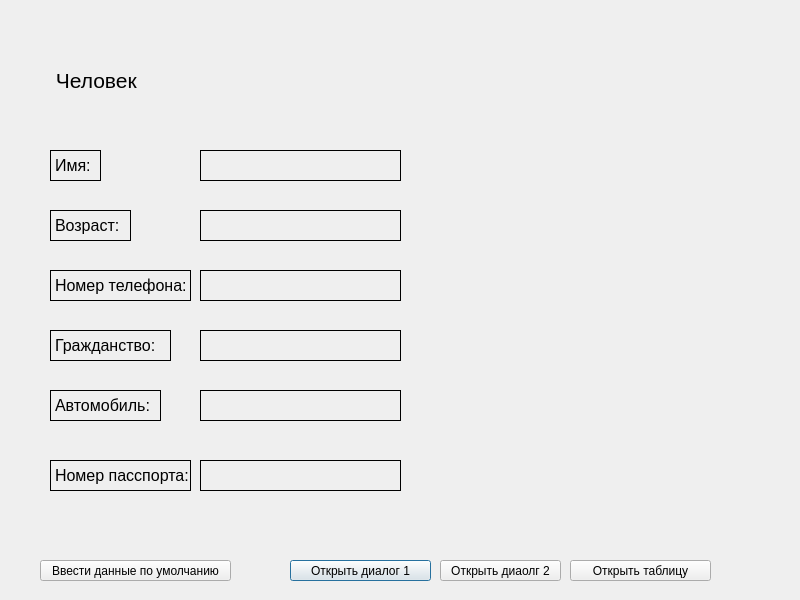
<?xml version="1.0" encoding="UTF-8"?>
<ui version="4.0">
 <class>Dialog</class>
 <widget class="QDialog" name="Dialog">
  <property name="geometry">
   <rect>
    <x>0</x>
    <y>0</y>
    <width>800</width>
    <height>600</height>
   </rect>
  </property>
  <property name="windowTitle">
   <string>Dialog</string>
  </property>
  <property name="autoFillBackground">
   <bool>false</bool>
  </property>
  <property name="modal">
   <bool>true</bool>
  </property>
  <widget class="QLabel" name="label">
   <property name="geometry">
    <rect>
     <x>50</x>
     <y>30</y>
     <width>331</width>
     <height>101</height>
    </rect>
   </property>
   <property name="font">
    <font>
     <pointsize>16</pointsize>
    </font>
   </property>
   <property name="text">
    <string> Человек</string>
   </property>
   <property name="wordWrap">
    <bool>false</bool>
   </property>
  </widget>
  <widget class="QLabel" name="label_2">
   <property name="geometry">
    <rect>
     <x>50</x>
     <y>150</y>
     <width>51</width>
     <height>31</height>
    </rect>
   </property>
   <property name="font">
    <font>
     <pointsize>12</pointsize>
    </font>
   </property>
   <property name="frameShape">
    <enum>QFrame::Box</enum>
   </property>
   <property name="text">
    <string>Имя:</string>
   </property>
  </widget>
  <widget class="QLabel" name="label_3">
   <property name="geometry">
    <rect>
     <x>50</x>
     <y>210</y>
     <width>81</width>
     <height>31</height>
    </rect>
   </property>
   <property name="font">
    <font>
     <pointsize>12</pointsize>
    </font>
   </property>
   <property name="frameShape">
    <enum>QFrame::Box</enum>
   </property>
   <property name="text">
    <string>Возраст:</string>
   </property>
  </widget>
  <widget class="QLabel" name="label_4">
   <property name="geometry">
    <rect>
     <x>50</x>
     <y>270</y>
     <width>141</width>
     <height>31</height>
    </rect>
   </property>
   <property name="font">
    <font>
     <pointsize>12</pointsize>
    </font>
   </property>
   <property name="frameShape">
    <enum>QFrame::Box</enum>
   </property>
   <property name="text">
    <string>Номер телефона:</string>
   </property>
  </widget>
  <widget class="QLabel" name="label_5">
   <property name="geometry">
    <rect>
     <x>50</x>
     <y>330</y>
     <width>121</width>
     <height>31</height>
    </rect>
   </property>
   <property name="font">
    <font>
     <pointsize>12</pointsize>
    </font>
   </property>
   <property name="frameShape">
    <enum>QFrame::Box</enum>
   </property>
   <property name="text">
    <string>Гражданство:</string>
   </property>
  </widget>
  <widget class="QLabel" name="label_6">
   <property name="geometry">
    <rect>
     <x>50</x>
     <y>390</y>
     <width>111</width>
     <height>31</height>
    </rect>
   </property>
   <property name="font">
    <font>
     <pointsize>12</pointsize>
    </font>
   </property>
   <property name="frameShape">
    <enum>QFrame::Box</enum>
   </property>
   <property name="text">
    <string>Автомобиль:</string>
   </property>
  </widget>
  <widget class="QLabel" name="label_7">
   <property name="geometry">
    <rect>
     <x>50</x>
     <y>460</y>
     <width>141</width>
     <height>31</height>
    </rect>
   </property>
   <property name="font">
    <font>
     <pointsize>12</pointsize>
    </font>
   </property>
   <property name="frameShape">
    <enum>QFrame::Box</enum>
   </property>
   <property name="text">
    <string>Номер пасспорта:</string>
   </property>
  </widget>
  <widget class="QLabel" name="label_name">
   <property name="geometry">
    <rect>
     <x>200</x>
     <y>150</y>
     <width>201</width>
     <height>31</height>
    </rect>
   </property>
   <property name="font">
    <font>
     <pointsize>12</pointsize>
    </font>
   </property>
   <property name="frameShape">
    <enum>QFrame::Box</enum>
   </property>
   <property name="text">
    <string/>
   </property>
  </widget>
  <widget class="QLabel" name="label_age">
   <property name="geometry">
    <rect>
     <x>200</x>
     <y>210</y>
     <width>201</width>
     <height>31</height>
    </rect>
   </property>
   <property name="font">
    <font>
     <pointsize>12</pointsize>
    </font>
   </property>
   <property name="frameShape">
    <enum>QFrame::Box</enum>
   </property>
   <property name="text">
    <string/>
   </property>
  </widget>
  <widget class="QLabel" name="label_phone">
   <property name="geometry">
    <rect>
     <x>200</x>
     <y>270</y>
     <width>201</width>
     <height>31</height>
    </rect>
   </property>
   <property name="font">
    <font>
     <pointsize>12</pointsize>
    </font>
   </property>
   <property name="frameShape">
    <enum>QFrame::Box</enum>
   </property>
   <property name="text">
    <string/>
   </property>
  </widget>
  <widget class="QLabel" name="label_citizenship">
   <property name="geometry">
    <rect>
     <x>200</x>
     <y>330</y>
     <width>201</width>
     <height>31</height>
    </rect>
   </property>
   <property name="font">
    <font>
     <pointsize>12</pointsize>
    </font>
   </property>
   <property name="frameShape">
    <enum>QFrame::Box</enum>
   </property>
   <property name="text">
    <string/>
   </property>
  </widget>
  <widget class="QLabel" name="label_car">
   <property name="geometry">
    <rect>
     <x>200</x>
     <y>390</y>
     <width>201</width>
     <height>31</height>
    </rect>
   </property>
   <property name="font">
    <font>
     <pointsize>12</pointsize>
    </font>
   </property>
   <property name="frameShape">
    <enum>QFrame::Box</enum>
   </property>
   <property name="text">
    <string/>
   </property>
  </widget>
  <widget class="QLabel" name="label_passportId">
   <property name="geometry">
    <rect>
     <x>200</x>
     <y>460</y>
     <width>201</width>
     <height>31</height>
    </rect>
   </property>
   <property name="font">
    <font>
     <pointsize>12</pointsize>
    </font>
   </property>
   <property name="frameShape">
    <enum>QFrame::Box</enum>
   </property>
   <property name="text">
    <string/>
   </property>
  </widget>
  <widget class="QPushButton" name="pushButton">
   <property name="geometry">
    <rect>
     <x>290</x>
     <y>560</y>
     <width>141</width>
     <height>21</height>
    </rect>
   </property>
   <property name="text">
    <string>Открыть диалог 1</string>
   </property>
  </widget>
  <widget class="QPushButton" name="pushButton_2">
   <property name="geometry">
    <rect>
     <x>440</x>
     <y>560</y>
     <width>121</width>
     <height>21</height>
    </rect>
   </property>
   <property name="text">
    <string>Открыть диаолг 2</string>
   </property>
  </widget>
  <widget class="QPushButton" name="pushButton_3">
   <property name="geometry">
    <rect>
     <x>570</x>
     <y>560</y>
     <width>141</width>
     <height>21</height>
    </rect>
   </property>
   <property name="autoFillBackground">
    <bool>true</bool>
   </property>
   <property name="text">
    <string>Открыть таблицу</string>
   </property>
  </widget>
  <widget class="QPushButton" name="pushButton_4">
   <property name="geometry">
    <rect>
     <x>40</x>
     <y>560</y>
     <width>191</width>
     <height>21</height>
    </rect>
   </property>
   <property name="text">
    <string>Ввести данные по умолчанию</string>
   </property>
  </widget>
 </widget>
 <resources/>
 <connections/>
</ui>
